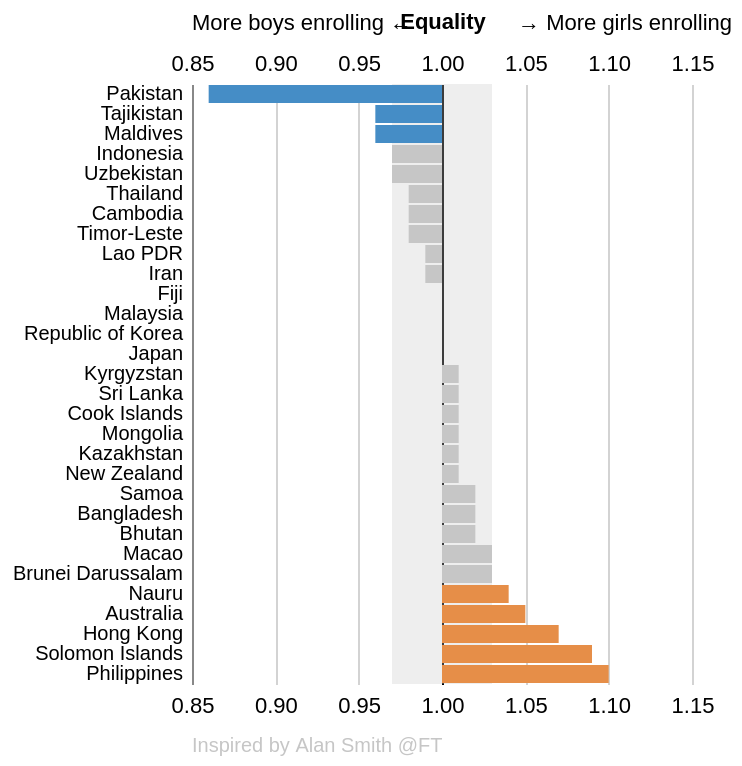

This figure's Vega-Lite source:
### Vega-Lite specification from a JSON file in a GitHub repository (floating-point values rounded to 4 significant figures)
{"$schema": "https://vega.github.io/schema/vega-lite/v5.json", "view": {"stroke": "transparent"}, "resolve": {"axis": {"x": "independent"}}, "transform": [{"window": [{"op": "rank", "as": "rank"}], "sort": [{"field": "value", "order": "ascending"}]}], "title": {"text": "Inspired by Alan Smith @FT", "orient": "bottom", "fontSize": 10, "fontWeight": "normal", "frame": "group", "offset": 10, "anchor": "start", "color": "rgb(198,198,198,1)"}, "width": 250, "height": 300, "layer": [{"data": {"values": [{"y1": -0.03, "y2": 0.03}]}, "mark": {"type": "rect", "color": "rgb(198,198,198)", "opacity": 0.3}, "encoding": {"x": {"field": "y1", "type": "quantitative", "axis": {"title": "", "ticks": false, "labelPadding": 5, "labelExpr": "format(datum.value + 1, '.2f')", "values": [-0.15, -0.1, -0.05, 0, 0.05, 0.1, 0.15], "domain": false, "labelFontSize": 11, "labelAlign": "center", "gridColor": {"expr": "datum.value == 0 ? 'black' : rgb(211,211,211,1)"}}}, "x2": {"field": "y2"}}}, {"transform": [{"calculate": "datum.value - 1", "as": "diff"}, {"calculate": "datum.value ? datum.count : null", "as": "order"}], "mark": {"type": "bar", "color": "rgb(225,40,38)"}, "encoding": {"y": {"field": "country", "type": "nominal", "axis": {"ticks": false, "labelPadding": 5, "title": null}, "sort": "x"}, "x": {"field": "diff", "type": "quantitative", "axis": {"title": "Equality", "titlePadding": 10, "ticks": false, "labelPadding": 5, "labelExpr": "format(datum.value + 1, '.2f')", "values": [-0.15, -0.1, -0.05, 0, 0.05, 0.1, 0.15], "domain": false, "labelFontSize": 11, "labelAlign": "center", "gridColor": {"expr": "datum.value == 0 ? 'black' : rgb(211,211,211,1)"}}, "scale": {"domain": [-0.15, 0.15], "nice": false}}, "color": {"condition": [{"test": "datum.diff < -0.035", "value": "rgb(69,141,198)"}, {"test": "datum.diff > -0.035 && datum.diff <= 0.035", "value": "rgb(198,198,198)"}, {"test": "datum.diff > 0.035", "value": "rgb(230,142,72)"}], "field": "diff", "type": "quantitative", "legend": null}}}, {"mark": {"type": "text"}}, {"data": {"values": [{"text": "More boys enrolling ←"}]}, "mark": {"type": "text", "align": "left"}, "encoding": {"text": {"field": "text"}, "x": {"value": 0}, "y": {"value": -30}}}, {"data": {"values": [{"text": "→ More girls enrolling"}]}, "mark": {"type": "text", "align": "right"}, "encoding": {"text": {"field": "text"}, "x": {"value": 270}, "y": {"value": -30}}}], "data": {"values": [{"country": "Pakistan", "iso3": "PAK", "value": 0.86}, {"country": "Tajikistan", "iso3": "TJK", "value": 0.96}, {"country": "Maldives", "iso3": "MDV", "value": 0.96}, {"country": "Indonesia", "iso3": "IDN", "value": 0.97}, {"country": "Uzbekistan", "iso3": "UZB", "value": 0.97}, {"country": "Thailand", "iso3": "THA", "value": 0.98}, {"country": "Cambodia", "iso3": "KHM", "value": 0.98}, {"country": "Timor-Leste", "iso3": "TLS", "value": 0.98}, {"country": "Lao PDR", "iso3": "LAO", "value": 0.99}, {"country": "Iran", "iso3": "IRN", "value": 0.99}, {"country": "Fiji", "iso3": "FJI", "value": 1}, {"country": "Malaysia", "iso3": "MYS", "value": 1}, {"country": "Republic of Korea", "iso3": "KOR", "value": 1}, {"country": "Japan", "iso3": "JPN", "value": 1}, {"country": "Kyrgyzstan", "iso3": "KGZ", "value": 1.01}, {"country": "Sri Lanka", "iso3": "LKA", "value": 1.01}, {"country": "Cook Islands", "iso3": "COK", "value": 1.01}, {"country": "Mongolia", "iso3": "MNG", "value": 1.01}, {"country": "Kazakhstan", "iso3": "KAZ", "value": 1.01}, {"country": "New Zealand", "iso3": "NZL", "value": 1.01}, {"country": "Samoa", "iso3": "WSM", "value": 1.02}, {"country": "Bangladesh", "iso3": "BGD", "value": 1.02}, {"country": "Bhutan", "iso3": "BTN", "value": 1.02}, {"country": "Macao", "iso3": "MAC", "value": 1.03}, {"country": "Brunei Darussalam", "iso3": "BRN", "value": 1.03}, {"country": "Nauru", "iso3": "NRU", "value": 1.04}, {"country": "Australia", "iso3": "AUS", "value": 1.05}, {"country": "Hong Kong", "iso3": "HKG", "value": 1.07}, {"country": "Solomon Islands", "iso3": "SLB", "value": 1.09}, {"country": "Philippines", "iso3": "PHL", "value": 1.1}]}}
